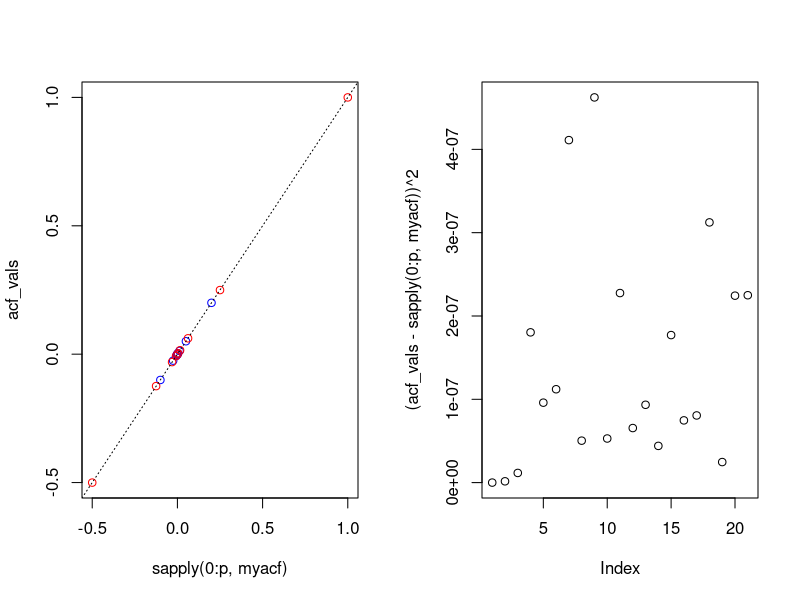

Here is the R script that generated this plot: (Note: this script raises an error after producing the figure.)
library(zoo)
library(tseries)

par(mfrow = c(1, 2))

test = arima.sim(n = 10000000, list(ar = c(0,  -0.5), ma = c(0.5)),
          sd = 1)

36/3
p = 20

acf_vals = acf(test, lag.max = p, plot= F)$acf

myacf = function(h){
  if((h %% 2) == 0){
    (-0.5)^(h/2)
  }
  else{
    # why not 1/4?
   (1/5)*((-0.5)^((h-1)/2))
  }
}

cols=sapply(0:p, function(h){
  ifelse((h %% 2) == 0, 'red', 'blue')
})
plot(x = sapply(0:p, myacf),
     y = acf_vals, 
     col = cols)
abline(a = 0, b = 1, col = "black", lty='dotted')

plot((acf_vals -sapply(0:p, myacf) )^2)
sum((acf_vals -sapply(0:p, myacf) )^2)

(data.frame(
  x = round(sapply(0:p, myacf), 4),
  y = round(acf_vals, 4)
))

# ```{r}
# set.seed(443)
# theo = sapply(0:15, my_acf)
# resids = sapply(seq(from = 500, to = 11000, by = 100), 
#                 function(n)
#                 {
#                   sim = arima.sim(n = n, model = list(ar = c(7/10, -1/10)), sd = sigma_2)
#                   sample_acf = acf(sim, lag.max = 15, plot = FALSE)
#                   rss = sum((sample_acf$acf - theo)^2)
#                   rss
#                 })
# 
# plot(y = resids, x = seq(from = 500, to = 11000, by = 100), ylab = "RSS", xlab = "Sample Size")
# points(y = resids[6], x = 1000, col = 'red', pch = 12)
# ```

# odds = (0:10000)[0:10000 %% 2 == 1]
# evens = (0:10000)[0:10000 %% 2 == 0]
# sum((-0.5)^odds) + sum(  (-0.5)^evens )
# sum( sapply(0:10000, function(x){(0.5)^(2*x)}) )
# acf_vlas = acf(test, lag.max = p, plot= F)$acf
# 
# plot(x = psi(0:p),
#      y = acf_vlas, 
#      col = 'red')
# abline(a = 0, b = 1, col = "black", lty='dotted')
# 
# cbind(acf_vlas, psi(0:p))
# 
# # plot( acf(test, lag.max = 100, plot= F)$acf, type = 'l')
# https://webspace.maths.qmul.ac.uk/b.bogacka/TimeSeries/TS_Chapter4_6.pdf
# psi <- function(j, delta = 0.5){
#   # \{\psi_j\} = (-1)^{\,j}(-\delta)^{\lceil j / 2\rceil} B^{\,j}
#   (-1)^(j) * (-1*delta)^(ceiling(j/2))
#   # (-1*delta)^ceiling(j / 2)
# }
# pi <- function(j, delta = 0.5){
#   # \big(\mathbbm{1}[j \geq 2]\delta(-\delta)^{j - 2}\big) + (- \delta)^j
#   (j >= 2)*delta*((-1*delta)^j) + (-1*delta)^j
# }
# q1test = function(h){
#   # \frac{16}{11}\Big(\frac{1}{2}\Big)^{|h|}-\frac{6}{11}\Big(\frac{1}{5}\Big)^{|h|} 
#   (16/11)*((1/2)^h) - (5/11)*((1/5)^h)
# }
# q1test(0)
# q1test(1)
# 7/11
# q1test(2)
# 19/55
my_acf = function(h){
  (16/11)*((1/2)^h) - (5/11)*((1/5)^h)
}
set.seed(443)

sigma_2 = 1
sim = arima.sim(n = 1000, model = list(ar = c(7/10, -1/10)), sd = sigma_2)

error_line = 2 / sqrt(2000)
p <- ggplot(plotDF) + theme_bw() +
  geom_segment(aes(x = lag, xend = lag, y = 0, yend = observed), color = "#ff0a54", alpha = 0.25) +
  geom_segment(aes(x = lag, xend = lag, y = 0, yend = theoretical), color = "#adc2cc") +
  geom_point(aes(x = lag, y = theoretical, color = "Theoretical", shape = "Theoretical"), size = 2.0) +
  geom_point(aes(x = lag, y = observed, color = "Observed", shape = "Observed"), size = 2.0) +
  scale_color_manual(values = c("Theoretical" = "#08415c", "Observed" = "#720026"), name = "ACF Type") +
  scale_shape_manual(values = c("Theoretical" = 4, "Observed" = 3), name = "ACF Type") +
  theme(panel.grid.minor = element_line(color = "grey90", linetype = "dashed", linewidth = 0.5), legend.position = "top") +
  labs(x = "Lag", y = "Autocorrelation", title = "Correlogram of Second-Order AR Process", 
       subtitle = "Simulated Values (n = 1000) vs. Theoretical")


print(p)

sim2 = arima.sim(n = 10000, model = list(ar = c(7/10, -1/10)), sd = sigma_2)

plotDF = data.frame(
  lag = 0:15,
  theoretical = sapply(0:15, my_acf),
  observed = acf(sim, plot = F, lag.max = 15)$acf,
  observed_long = acf(sim2, plot = F, lag.max = 15)$acf
)

plotDF$resids = plotDF$observed - plotDF$theoretical

p2 <- ggplot(plotDF )+ theme_bw() +
      geom_point(aes(x = lag, y = resids)) +
      geom_segment(aes(x = lag, xend = lag, y = 0, yend = resids) )

# wilcox.test((plotDF$observed - plotDF$theoretical), mu = 0, paired = FALSE, correct = F)
# 
# wilcox.test((plotDF$observed_long - plotDF$theoretical), mu = 0, paired = FALSE, correct = F)
wilcox.test(plotDF$observed,
            plotDF$theoretical+1e-8, correct = F)
?wilcox.test
